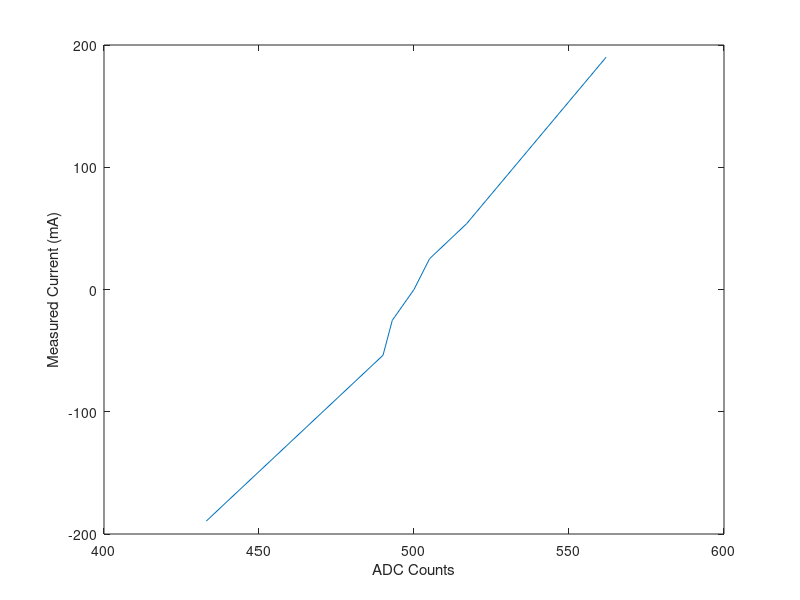

Source code (MATLAB):
%Best fit line for ADC converter 

%Trial 1 - Not Averaged
% x = [566, 560, 521, 514, 512, 504, 508, 472, 432];        %adc counts
% y = [192, 52.3, 25.9, 17.5, 0, -17.5, -25.8, -53, -195];    %measured current
% 
% plot(x,y);
% p = polyfit(x,y,1)
% xlabel('ADC Counts');
% ylabel('Measured Current (mA)');

%Trial 2 - Averaged
% x = [566, 524, 504, 496, 492, 464, 433]
% y = [198.6, 54.9, 26, 0, -26, -55.2, -185.3]
% 
% plot(x,y);
% p = polyfit(x,y,1)
% xlabel('ADC Counts');
% ylabel('Measured Current (mA)');

%Trial 3 - Averaged with higher cutoff Frequency
x = [562, 517, 505, 500, 493, 490, 433]
y = [190.1, 53.9, 25.1, 0, -25.2, -53.8, -189.4]

plot(x,y);
p = polyfit(x,y,1)
xlabel('ADC Counts');
ylabel('Measured Current (mA)');